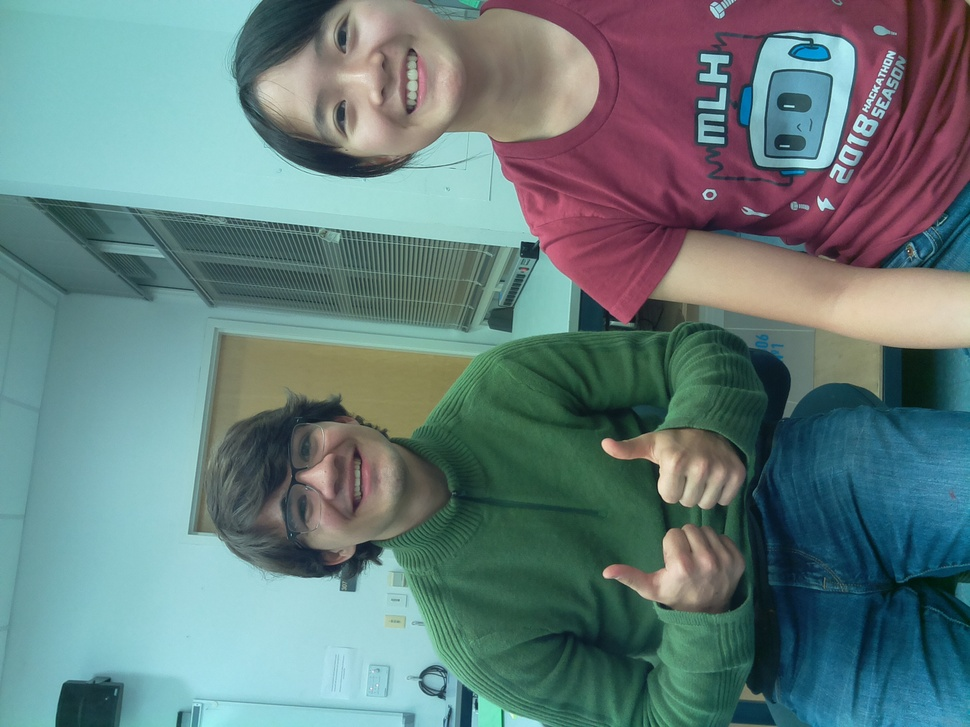
#> input picture img/selfie.jpg, 970 x 727 px, shrunk from 2592 x 1944 before the run, given in place of the camera
$ python optical.py   (older library calls are emulated)
#> lines starting #> are read from the running program, lines starting #| are printed output that depends on the picture; after the words box and inside, x2 and y2 are one past the last pixel; in counts of white or black regions, pixels touching at a corner belong together
import numpy as np
import cv2

def nothing(x):
    pass

win_name = "Visual"
cap = cv2.VideoCapture(0)
cv2.namedWindow(win_name)
cv2.createTrackbar('Threshold', win_name, 0, 255, nothing)

while(True):
    # Capture frame-by-frame
    ret, frame = cap.read()
#> frame is the input picture: shape (727, 970, 3); mean B, G, R 124.3, 124.7, 100.6

    print(frame.shape)
#| (727, 970, 3)

    # Our operations on the frame come here
    imgray = cv2.cvtColor(frame, cv2.COLOR_BGR2GRAY)
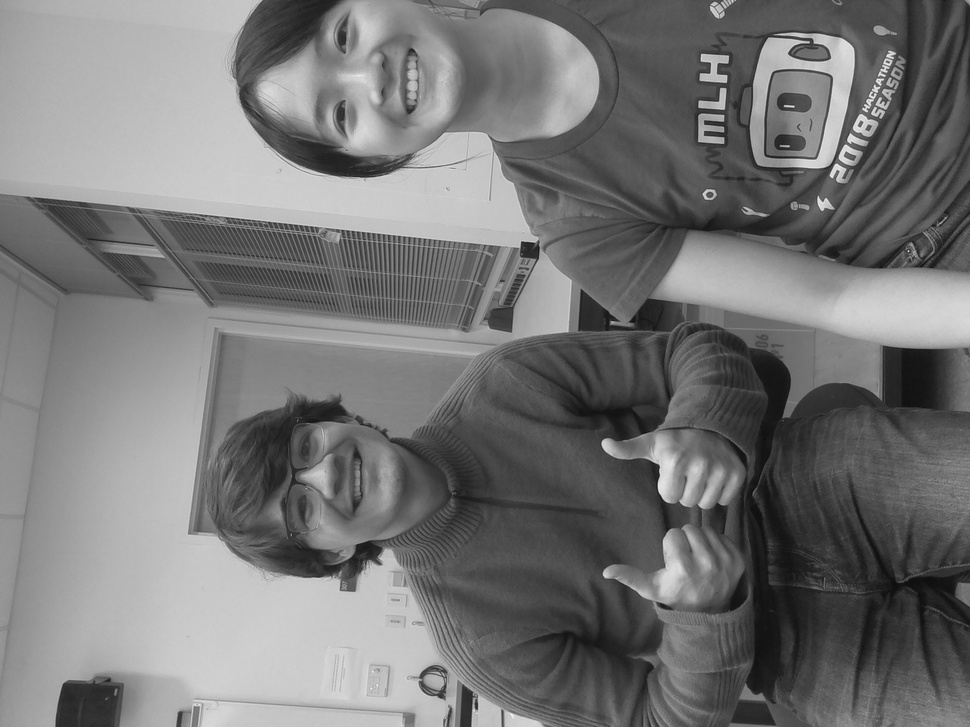
#> imgray: shape (727, 970); min 11, max 245, mean 117.5
    threshold = cv2.getTrackbarPos('Threshold', win_name)
    ret, thresh = cv2.threshold(imgray, threshold, 255, 0)
#> thresh: shape (727, 970); every value is 255
    im2, contours, hierarchy = cv2.findContours(thresh, cv2.RETR_TREE, cv2.CHAIN_APPROX_SIMPLE)
#> contours = [[[0, 0], [0, 726], [969, 726], [969, 0]]]

    max_area=100
    ci=0
    for i in range(len(contours)):
        cnt=contours[i]
        area = cv2.contourArea(cnt)
        if(area>max_area):
            max_area=area
            ci=i
#> this loop made 1 pass
#> (cnt, area, max_area, ci) on pass 1: ([[0, 0], [0, 726], [969, 726], [969, 0]], 703494, 703494, 0)
#> after the loop, ci = 0; max_area = 703494

	#Largest area contour
    if ci>=len(contours): #Passes if color cannot be found
        pass
    else:
        cnts = contours[ci]
#> cnts = [[0, 0], [0, 726], [969, 726], [969, 0]]

    #Find convex hull
    hull = cv2.convexHull(cnts)
#> hull = [[969, 0], [969, 726], [0, 726], [0, 0]]

	#Find moments of the largest contour
    moments = cv2.moments(cnts)
#> moments = moments, m00 703494, centre m10/m00, m01/m00 = (484.5, 363)

    #Central mass of first order moments
    if moments['m00']!=0:
        cx = int(moments['m10']/moments['m00']) # cx = M10/M00
#> cx = 484
        cy = int(moments['m01']/moments['m00']) # cy = M01/M00
#> cy = 363
    centerMass=(cx,cy)
#> centerMass = (484, 363)

    #Draw center mass
    cv2.circle(frame,centerMass,7,[100,0,255],2)
#> frame: shape (727, 970, 3); 0.02% of pixels changed, all inside (x1, y1, x2, y2) = (476, 355, 493, 372)
    font = cv2.FONT_HERSHEY_SIMPLEX
    cv2.putText(frame,'Center',tuple(centerMass),font,2,(255,255,255),2)

    #Print x and y coordinates
    cv2.putText(frame,str(cx),(100,200),font,2,(255,255,255),2)
    cv2.putText(frame,str(cy),(100,300),font,2,(255,255,255),2)

    #Print bounding rectangle
    #x,y,w,h = cv2.boundingRect(cnts)
    #img = cv2.rectangle(frame,(x,y),(x+w,y+h),(0,255,0),2)

    cv2.drawContours(frame,[hull],-1,(255,255,255),2)
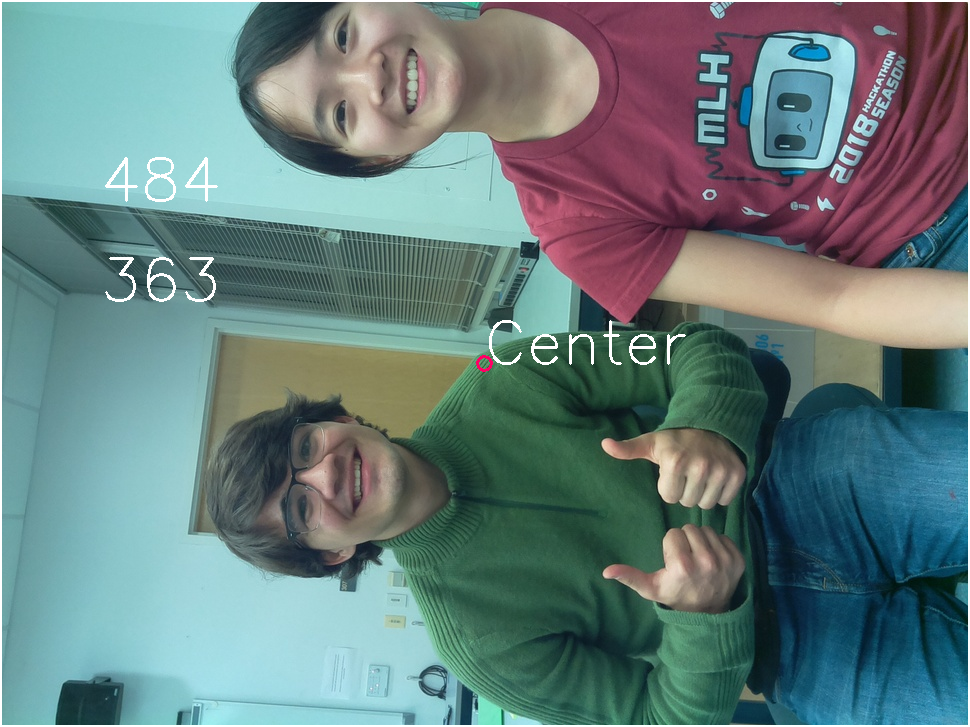
#> frame: shape (727, 970, 3); mean B, G, R 126.1, 126.5, 103


    # img2 = cv2.drawContours(frame, contours, -1, (0,255,0), 5)

    # Display the resulting frame
    cv2.imshow(win_name,frame)
    if cv2.waitKey(1) & 0xFF == ord('q'):
#> (key q is pressed here)
        break

# When everything done, release the capture
cap.release()
cv2.destroyAllWindows()


# [21 lines of commented-out code are left out]
